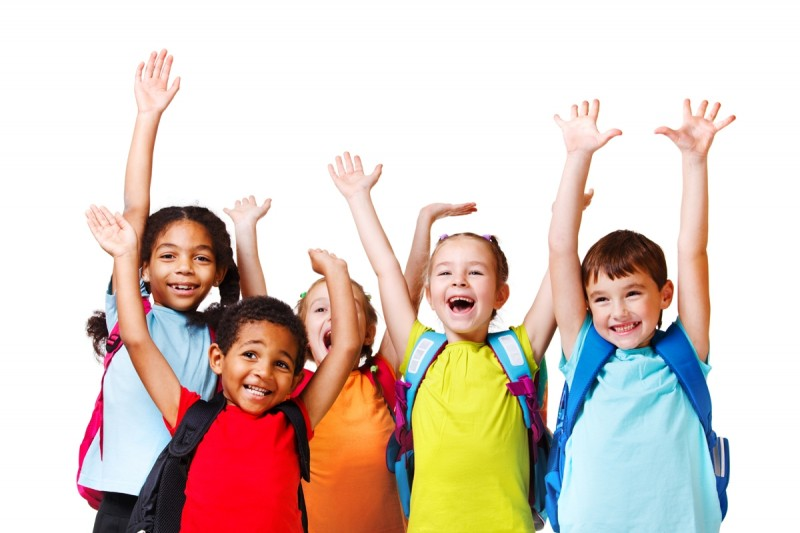
#> input picture test.jpg, 800 x 533 px
$ python facetest.py
#> lines starting #> are read from the running program, lines starting #| are printed output that depends on the picture; after the words box and inside, x2 and y2 are one past the last pixel; in counts of white or black regions, pixels touching at a corner belong together
import numpy as np
import cv2

face_cascade = cv2.CascadeClassifier('haar/haarcascade_frontalface_default.xml')
img = cv2.imread('test.jpg')
#> img is the input picture: shape (533, 800, 3); mean B, G, R 194.3, 204, 220
gray = cv2.cvtColor(img, cv2.COLOR_BGR2GRAY)
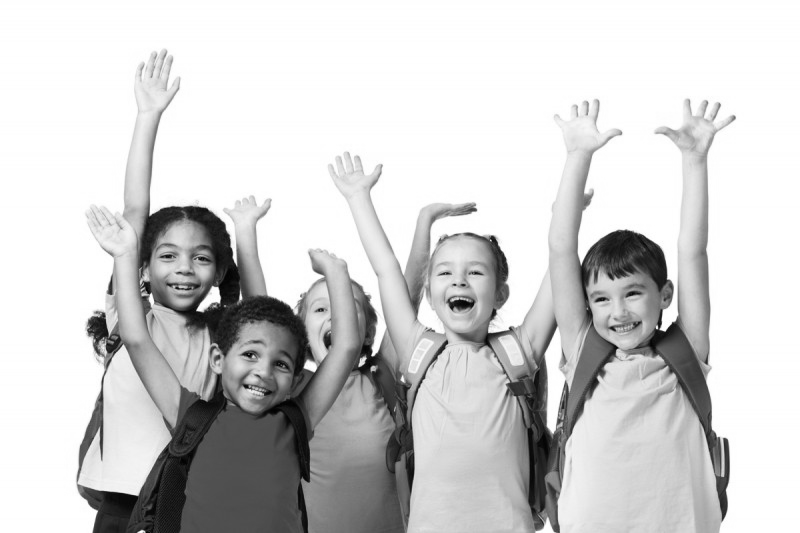
#> gray: shape (533, 800); min 1, max 255, mean 207.7

faces = face_cascade.detectMultiScale(gray, 1.3, 5)
#> faces = [[144, 224, 81, 81], [417, 238, 85, 85], [578, 267, 81, 81], [213, 322, 88, 88]]
for (x,y,w,h) in faces:
    cv2.rectangle(img,(x,y),(x+w,y+h),(255,0,0),2)
    roi_gray = gray[y:y+h, x:x+w]
    roi_color = img[y:y+h, x:x+w]
#> this loop made 4 passes
#> pass 1, `roi_gray = gray[y:y+h, x:x+w]`:
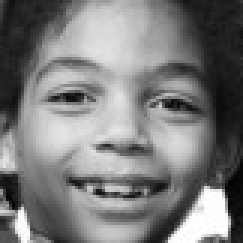
#> roi_gray: shape (81, 81) (shown 3 times larger); min 1, max 255, mean 123.7
#> pass 1, `roi_color = img[y:y+h, x:x+w]`:
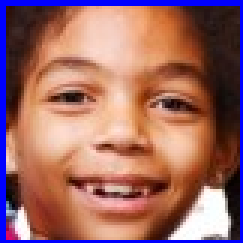
#> roi_color: shape (81, 81, 3) (shown 3 times larger); mean B, G, R 101.4, 105.1, 156.6
#> pass 2, `roi_gray = gray[y:y+h, x:x+w]`:
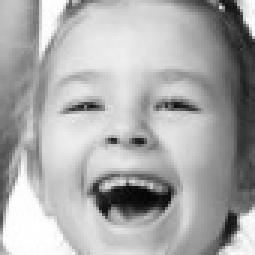
#> roi_gray: shape (85, 85) (shown 3 times larger); min 4, max 255, mean 171
#> pass 2, `roi_color = img[y:y+h, x:x+w]`:
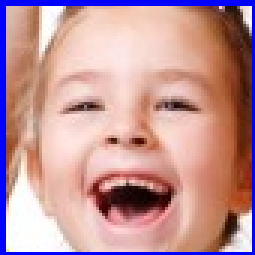
#> roi_color: shape (85, 85, 3) (shown 3 times larger); mean B, G, R 152.2, 148.6, 192.4
#> after the loop:
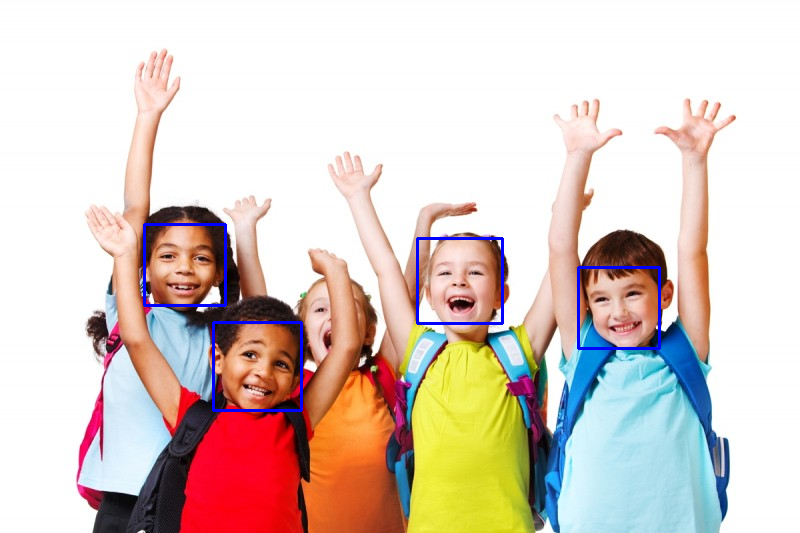
#> img: shape (533, 800, 3); 0.94% of pixels changed, all inside (x1, y1, x2, y2) = (143, 223, 661, 412)

cv2.imshow('img',img)
cv2.waitKey(0)
cv2.destroyAllWindows()
